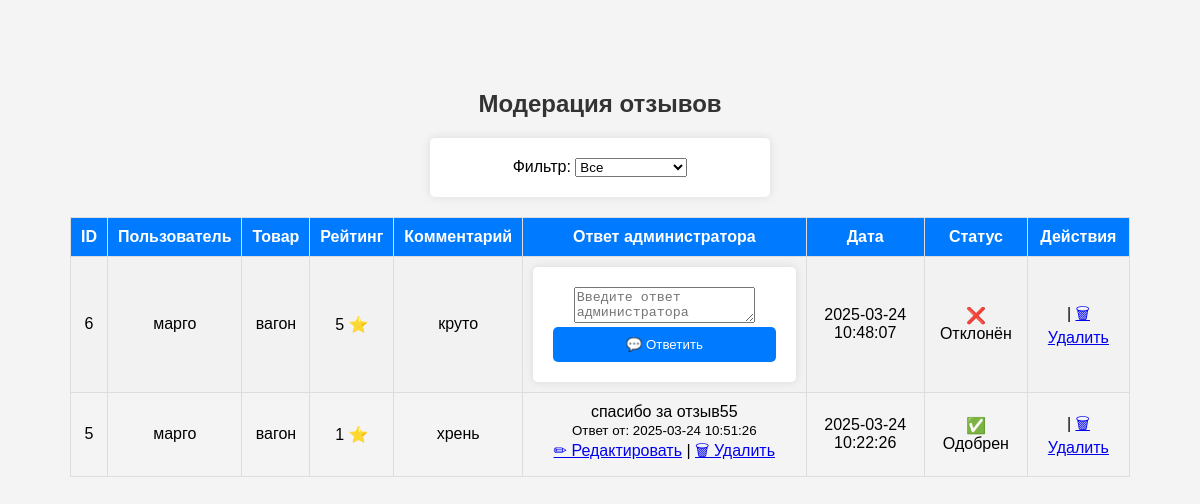
Page /admin/reviews.php (signed in) on the earlier database version.
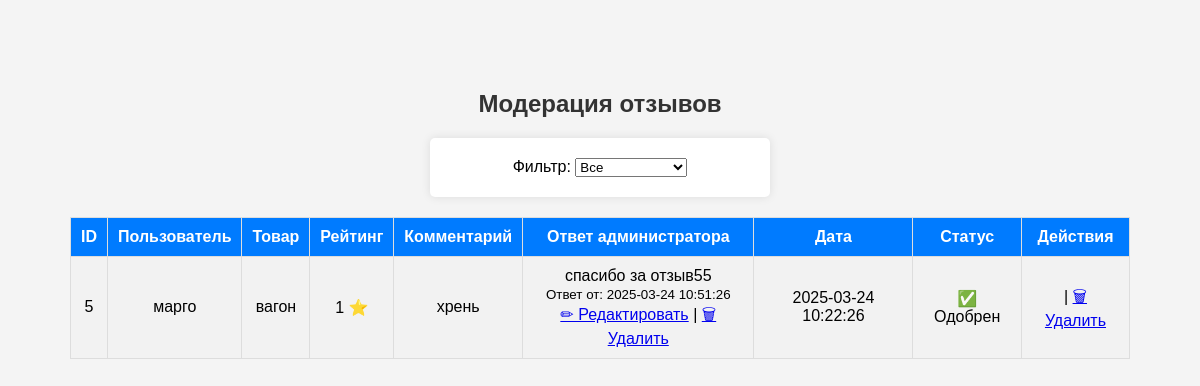
Same page on the later database version.
### tables this page shows
CREATE TABLE `reviews` (
  `id` int(11) NOT NULL AUTO_INCREMENT,
  `product_id` int(11) NOT NULL,
  `user_id` int(11) NOT NULL,
  `rating` int(11) DEFAULT NULL CHECK (`rating` between 1 and 5),
  `comment` text DEFAULT NULL,
  `image` varchar(255) DEFAULT NULL,
  `created_at` timestamp NOT NULL DEFAULT current_timestamp(),
  `status` enum('pending','approved','rejected') DEFAULT 'pending',
  `admin_response` text DEFAULT NULL,
  `response_date` timestamp NULL DEFAULT NULL,
  PRIMARY KEY (`id`),
  KEY `product_id` (`product_id`),
  KEY `user_id` (`user_id`),
  CONSTRAINT `reviews_ibfk_1` FOREIGN KEY (`product_id`) REFERENCES `products` (`id`) ON DELETE CASCADE,
  CONSTRAINT `reviews_ibfk_2` FOREIGN KEY (`user_id`) REFERENCES `users` (`id`) ON DELETE CASCADE
);

CREATE TABLE `users` (
  `id` int(11) NOT NULL AUTO_INCREMENT,
  `name` varchar(255) NOT NULL,
  `email` varchar(100) NOT NULL,
  `password` varchar(255) NOT NULL,
  `created_at` timestamp NOT NULL DEFAULT current_timestamp(),
  `reset_token` varchar(64) DEFAULT NULL,
  `status` enum('active','blocked') DEFAULT 'active',
  PRIMARY KEY (`id`),
  UNIQUE KEY `email` (`email`)
);

CREATE TABLE `products` (
  `id` int(11) NOT NULL AUTO_INCREMENT,
  `name` varchar(255) NOT NULL,
  `description` text DEFAULT NULL,
  `price` decimal(10,2) NOT NULL,
  `image` varchar(255) DEFAULT NULL,
  `category` varchar(100) DEFAULT NULL,
  `stock` int(11) DEFAULT 0,
  `created_at` timestamp NOT NULL DEFAULT current_timestamp(),
  `category_id` int(11) NOT NULL,
  `images` text DEFAULT NULL,
  `sku` varchar(50) NOT NULL,
  `subcategory` varchar(100) NOT NULL,
  `size` varchar(50) NOT NULL,
  `material` varchar(100) NOT NULL,
  `status` tinyint(1) NOT NULL DEFAULT 1,
  `slug` varchar(255) NOT NULL,
  `seo_title` varchar(255) DEFAULT NULL,
  `seo_description` text DEFAULT NULL,
  `seo_keywords` varchar(255) DEFAULT NULL,
  PRIMARY KEY (`id`),
  UNIQUE KEY `slug` (`slug`)
);

### admin/reviews.php (the view, shortened to what this page needs)
<?php
require_once '../database/db.php';
$status_filter = $_GET['status'] ?? '';
$query = "SELECT r.*, u.name AS user_name, p.name AS product_name
          FROM reviews r
          JOIN users u ON r.user_id = u.id
          JOIN products p ON r.product_id = p.id";
$query .= " ORDER BY r.created_at DESC";
$stmt = $conn->prepare($query);
if ($status_filter) {
    $stmt->execute([$status_filter]);
} else {
    $stmt->execute();
}
$reviews = $stmt->fetchAll(PDO::FETCH_ASSOC);
?>
<!DOCTYPE html>
<html lang="ru">
<head>
    <link rel="stylesheet" href="styles.css">
</head>
<body>
<h2>Модерация отзывов</h2>
<form method="GET">
    <label>Фильтр:</label>
    <select name="status" onchange="this.form.submit()">
        <option value="">Все</option>
    </select>
</form>
<table border="1">
    <tr>
        <th>ID</th>
        <th>Пользователь</th>
        <th>Товар</th>
        <th>Рейтинг</th>
        <th>Комментарий</th>
        <th>Ответ администратора</th>
        <th>Дата</th>
        <th>Статус</th>
        <th>Действия</th>
    </tr>
    <?php foreach ($reviews as $review): ?>
    <tr>
        <td><?= $review['id']; ?></td>
        <td><?= htmlspecialchars($review['user_name']); ?></td>
        <td><?= htmlspecialchars($review['product_name']); ?></td>
        <td><?= $review['rating']; ?> ⭐</td>
        <td><?= htmlspecialchars($review['comment']); ?></td>
        <td>
            <?php if ($review['admin_response']): ?>
                <?= htmlspecialchars($review['admin_response']); ?>
                <br><small>Ответ от: <?= $review['response_date']; ?></small>
                <br><a href="edit_response.php?id=<?= $review['id']; ?>">✏ Редактировать</a> |
                <a href="delete_response.php?id=<?= $review['id']; ?>" onclick="return confirm('Удалить ответ?');">🗑 Удалить</a>
            <?php else: ?>
                <form method="POST" action="add_response.php">
                    <textarea name="response" required placeholder="Введите ответ администратора"></textarea>
                    <button type="submit">💬 Ответить</button>
                </form>
            <?php endif; ?>
        </td>
        <td><?= $review['created_at']; ?></td>
        <td>
            <?= ($review['status'] == 'pending') ? '⏳ На модерации' : (($review['status'] == 'approved') ? '✅ Одобрен' : '❌ Отклонён'); ?>
        </td>
        <td>
            | <a href="delete_review.php?id=<?= $review['id']; ?>" onclick="return confirm('Удалить отзыв?');">🗑 Удалить</a>
        </td>
    </tr>
    <?php endforeach; ?>
</table>
</body>
</html>

Differences in the rows shown:
removed reviews: id "6", user.name "марго", product.name "вагон", rating "5", comment "круто", created_at "2025-03-24 10:48:07", status "❌ Отклонён"
